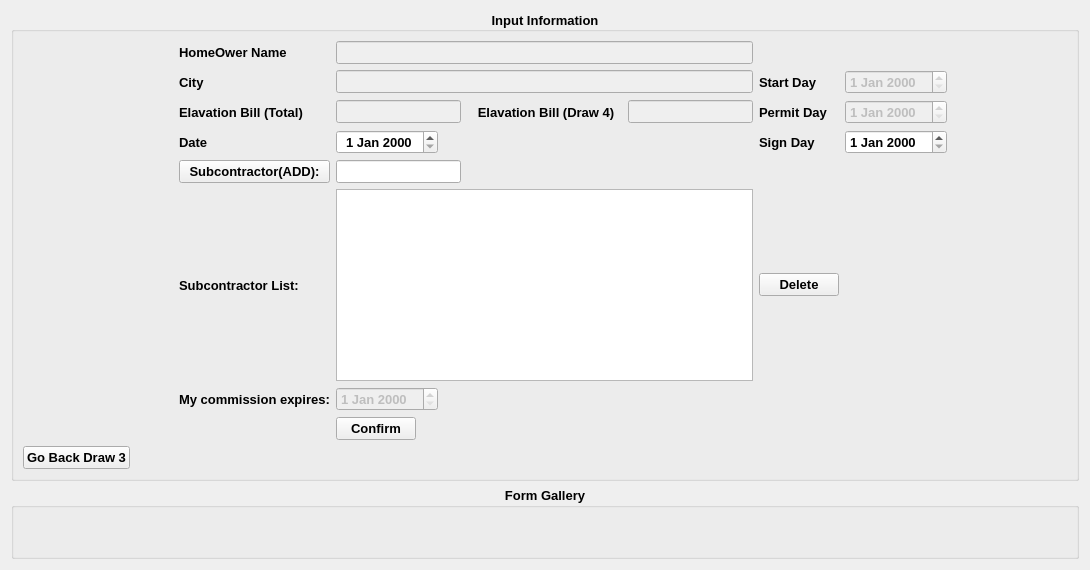
      <widget class="QWidget" name="tab_4">
       <attribute name="title">
        <string>Draw 4</string>
       </attribute>
       <layout class="QVBoxLayout" name="verticalLayout_9">
        <item>
         <widget class="QGroupBox" name="groupBox_7">
          <property name="font">
           <font>
            <pointsize>10</pointsize>
            <weight>75</weight>
            <bold>true</bold>
           </font>
          </property>
          <property name="title">
           <string>Input Information</string>
          </property>
          <property name="alignment">
           <set>Qt::AlignCenter</set>
          </property>
          <property name="flat">
           <bool>false</bool>
          </property>
          <property name="checkable">
           <bool>false</bool>
          </property>
          <layout class="QVBoxLayout" name="verticalLayout_8">
           <item>
            <layout class="QGridLayout" name="gridLayout_5">
             <item row="7" column="2">
              <widget class="QDateEdit" name="dateEdit_7">
               <property name="enabled">
                <bool>false</bool>
               </property>
               <property name="sizePolicy">
                <sizepolicy hsizetype="Fixed" vsizetype="Fixed">
                 <horstretch>0</horstretch>
                 <verstretch>0</verstretch>
                </sizepolicy>
               </property>
              </widget>
             </item>
             <item row="7" column="1">
              <widget class="QLabel" name="label_36">
               <property name="text">
                <string>My commission expires:</string>
               </property>
              </widget>
             </item>
             <item row="3" column="1">
              <widget class="QLabel" name="label_37">
               <property name="text">
                <string>Date</string>
               </property>
              </widget>
             </item>
             <item row="0" column="0">
              <spacer name="horizontalSpacer_13">
               <property name="orientation">
                <enum>Qt::Horizontal</enum>
               </property>
               <property name="sizeType">
                <enum>QSizePolicy::Preferred</enum>
               </property>
               <property name="sizeHint" stdset="0">
                <size>
                 <width>150</width>
                 <height>20</height>
                </size>
               </property>
              </spacer>
             </item>
             <item row="5" column="2">
              <layout class="QHBoxLayout" name="horizontalLayout_9">
               <item>
                <widget class="QLineEdit" name="subadd14">
                 <property name="sizePolicy">
                  <sizepolicy hsizetype="Fixed" vsizetype="Fixed">
                   <horstretch>0</horstretch>
                   <verstretch>0</verstretch>
                  </sizepolicy>
                 </property>
                </widget>
               </item>
               <item>
                <spacer name="horizontalSpacer_24">
                 <property name="orientation">
                  <enum>Qt::Horizontal</enum>
                 </property>
                 <property name="sizeHint" stdset="0">
                  <size>
                   <width>40</width>
                   <height>20</height>
                  </size>
                 </property>
                </spacer>
               </item>
              </layout>
             </item>
             <item row="3" column="2">
              <widget class="QDateEdit" name="dateEdit_6">
               <property name="enabled">
                <bool>true</bool>
               </property>
               <property name="sizePolicy">
                <sizepolicy hsizetype="Fixed" vsizetype="Fixed">
                 <horstretch>0</horstretch>
                 <verstretch>0</verstretch>
                </sizepolicy>
               </property>
               <property name="alignment">
                <set>Qt::AlignCenter</set>
               </property>
               <property name="currentSectionIndex">
                <number>1</number>
               </property>
              </widget>
             </item>
             <item row="2" column="1">
              <widget class="QLabel" name="totalbill4">
               <property name="text">
                <string>Elavation Bill (Total)  </string>
               </property>
               <property name="buddy">
                <cstring>lineEdit_3</cstring>
               </property>
              </widget>
             </item>
             <item row="11" column="2">
              <widget class="QPushButton" name="confirm_4">
               <property name="sizePolicy">
                <sizepolicy hsizetype="Fixed" vsizetype="Fixed">
                 <horstretch>0</horstretch>
                 <verstretch>0</verstretch>
                </sizepolicy>
               </property>
               <property name="font">
                <font>
                 <pointsize>10</pointsize>
                 <weight>75</weight>
                 <bold>true</bold>
                </font>
               </property>
               <property name="text">
                <string>Confirm</string>
               </property>
               <property name="autoDefault">
                <bool>false</bool>
               </property>
               <property name="default">
                <bool>false</bool>
               </property>
              </widget>
             </item>
             <item row="1" column="1">
              <widget class="QLabel" name="homecity4">
               <property name="text">
                <string>City</string>
               </property>
               <property name="buddy">
                <cstring>lineEdit_2</cstring>
               </property>
              </widget>
             </item>
             <item row="1" column="2">
              <widget class="QLineEdit" name="lineEdit_19">
               <property name="enabled">
                <bool>false</bool>
               </property>
              </widget>
             </item>
             <item row="0" column="6">
              <spacer name="horizontalSpacer_14">
               <property name="orientation">
                <enum>Qt::Horizontal</enum>
               </property>
               <property name="sizeType">
                <enum>QSizePolicy::Preferred</enum>
               </property>
               <property name="sizeHint" stdset="0">
                <size>
                 <width>40</width>
                 <height>20</height>
                </size>
               </property>
              </spacer>
             </item>
             <item row="6" column="1">
              <widget class="QLabel" name="subcontractor4">
               <property name="text">
                <string>Subcontractor List:</string>
               </property>
              </widget>
             </item>
             <item row="0" column="1">
              <widget class="QLabel" name="homename4">
               <property name="text">
                <string>HomeOwer Name</string>
               </property>
               <property name="buddy">
                <cstring>lineEdit</cstring>
               </property>
              </widget>
             </item>
             <item row="0" column="2">
              <widget class="QLineEdit" name="lineEdit_18">
               <property name="enabled">
                <bool>false</bool>
               </property>
              </widget>
             </item>
             <item row="2" column="2">
              <layout class="QHBoxLayout" name="horizontalLayout_10">
               <item>
                <widget class="QLineEdit" name="lineEdit_21">
                 <property name="enabled">
                  <bool>false</bool>
                 </property>
                </widget>
               </item>
               <item>
                <widget class="QLabel" name="label_44">
                 <property name="text">
                  <string>   Elavation Bill (Draw 4)  </string>
                 </property>
                </widget>
               </item>
               <item>
                <widget class="QLineEdit" name="lineEdit_22">
                 <property name="enabled">
                  <bool>false</bool>
                 </property>
                </widget>
               </item>
              </layout>
             </item>
             <item row="12" column="0">
              <widget class="QPushButton" name="gobackdraw3">
               <property name="sizePolicy">
                <sizepolicy hsizetype="Fixed" vsizetype="Fixed">
                 <horstretch>0</horstretch>
                 <verstretch>0</verstretch>
                </sizepolicy>
               </property>
               <property name="text">
                <string>Go Back Draw 3</string>
               </property>
              </widget>
             </item>
             <item row="6" column="5">
              <spacer name="horizontalSpacer_25">
               <property name="orientation">
                <enum>Qt::Horizontal</enum>
               </property>
               <property name="sizeHint" stdset="0">
                <size>
                 <width>60</width>
                 <height>20</height>
                </size>
               </property>
              </spacer>
             </item>
             <item row="6" column="3">
              <widget class="QPushButton" name="subdelete4">
               <property name="text">
                <string>Delete</string>
               </property>
              </widget>
             </item>
             <item row="5" column="1">
              <widget class="QPushButton" name="subadd4">
               <property name="text">
                <string>Subcontractor(ADD):</string>
               </property>
              </widget>
             </item>
             <item row="6" column="2">
              <widget class="QListWidget" name="listWidget_3">
               <property name="sizePolicy">
                <sizepolicy hsizetype="Expanding" vsizetype="Expanding">
                 <horstretch>0</horstretch>
                 <verstretch>0</verstretch>
                </sizepolicy>
               </property>
               <property name="minimumSize">
                <size>
                 <width>20</width>
                 <height>20</height>
                </size>
               </property>
               <property name="baseSize">
                <size>
                 <width>60</width>
                 <height>60</height>
                </size>
               </property>
              </widget>
             </item>
             <item row="1" column="5">
              <widget class="QDateEdit" name="start_day4">
               <property name="enabled">
                <bool>false</bool>
               </property>
               <property name="sizePolicy">
                <sizepolicy hsizetype="Fixed" vsizetype="Fixed">
                 <horstretch>0</horstretch>
                 <verstretch>0</verstretch>
                </sizepolicy>
               </property>
              </widget>
             </item>
             <item row="2" column="3">
              <widget class="QLabel" name="label_28">
               <property name="text">
                <string>Permit Day</string>
               </property>
              </widget>
             </item>
             <item row="3" column="3">
              <widget class="QLabel" name="label_30">
               <property name="text">
                <string>Sign Day</string>
               </property>
              </widget>
             </item>
             <item row="1" column="3">
              <widget class="QLabel" name="label_22">
               <property name="text">
                <string>Start Day</string>
               </property>
              </widget>
             </item>
             <item row="2" column="5">
              <widget class="QDateEdit" name="Permit_day4">
               <property name="enabled">
                <bool>false</bool>
               </property>
               <property name="sizePolicy">
                <sizepolicy hsizetype="Fixed" vsizetype="Fixed">
                 <horstretch>0</horstretch>
                 <verstretch>0</verstretch>
                </sizepolicy>
               </property>
              </widget>
             </item>
             <item row="3" column="5">
              <widget class="QDateEdit" name="sign_day4">
               <property name="sizePolicy">
                <sizepolicy hsizetype="Fixed" vsizetype="Fixed">
                 <horstretch>0</horstretch>
                 <verstretch>0</verstretch>
                </sizepolicy>
               </property>
              </widget>
             </item>
             <item row="1" column="6">
              <spacer name="horizontalSpacer_26">
               <property name="orientation">
                <enum>Qt::Horizontal</enum>
               </property>
               <property name="sizeHint" stdset="0">
                <size>
                 <width>40</width>
                 <height>20</height>
                </size>
               </property>
              </spacer>
             </item>
             <item row="0" column="7">
              <spacer name="horizontalSpacer_27">
               <property name="orientation">
                <enum>Qt::Horizontal</enum>
               </property>
               <property name="sizeType">
                <enum>QSizePolicy::Fixed</enum>
               </property>
               <property name="sizeHint" stdset="0">
                <size>
                 <width>80</width>
                 <height>20</height>
                </size>
               </property>
              </spacer>
             </item>
            </layout>
           </item>
          </layout>
         </widget>
        </item>
        <item>
         <widget class="QGroupBox" name="groupBox_8">
          <property name="font">
           <font>
            <pointsize>10</pointsize>
            <weight>75</weight>
            <bold>true</bold>
           </font>
          </property>
          <property name="title">
           <string>Form Gallery</string>
          </property>
          <property name="alignment">
           <set>Qt::AlignHCenter|Qt::AlignTop</set>
          </property>
          <layout class="QHBoxLayout" name="horizontalLayout_11">
           <item>
            <spacer name="horizontalSpacer_15">
             <property name="orientation">
              <enum>Qt::Horizontal</enum>
             </property>
             <property name="sizeType">
              <enum>QSizePolicy::Fixed</enum>
             </property>
             <property name="sizeHint" stdset="0">
              <size>
               <width>150</width>
               <height>30</height>
              </size>
             </property>
            </spacer>
           </item>
           <item>
            <widget class="QLabel" name="label_45">
             <property name="text">
              <string>&lt;html&gt;&lt;head/&gt;&lt;body&gt;&lt;p&gt;&lt;img src=&quot;:/newPrefix/images/Draw_FEMA_Home_Evelation_Program.png&quot;/&gt;&lt;/p&gt;&lt;/body&gt;&lt;/html&gt;</string>
             </property>
            </widget>
           </item>
           <item>
            <widget class="QLabel" name="label_46">
             <property name="text">
              <string>&lt;html&gt;&lt;head/&gt;&lt;body&gt;&lt;p&gt;&lt;img src=&quot;:/newPrefix/images/Elevation_Contract_for_Grant_Eligible_Cost-1.png&quot;/&gt;&lt;/p&gt;&lt;/body&gt;&lt;/html&gt;</string>
             </property>
            </widget>
           </item>
           <item>
            <widget class="QLabel" name="label_47">
             <property name="text">
              <string>&lt;html&gt;&lt;head/&gt;&lt;body&gt;&lt;p&gt;&lt;img src=&quot;:/newPrefix/images/Excel.png&quot;/&gt;&lt;/p&gt;&lt;/body&gt;&lt;/html&gt;</string>
             </property>
            </widget>
           </item>
           <item>
            <widget class="QLabel" name="label_48">
             <property name="text">
              <string>&lt;html&gt;&lt;head/&gt;&lt;body&gt;&lt;p&gt;&lt;img src=&quot;:/newPrefix/images/resizelien.png&quot;/&gt;&lt;/p&gt;&lt;/body&gt;&lt;/html&gt;</string>
             </property>
            </widget>
           </item>
           <item>
            <spacer name="horizontalSpacer_16">
             <property name="orientation">
              <enum>Qt::Horizontal</enum>
             </property>
             <property name="sizeType">
              <enum>QSizePolicy::Fixed</enum>
             </property>
             <property name="sizeHint" stdset="0">
              <size>
               <width>60</width>
               <height>30</height>
              </size>
             </property>
            </spacer>
           </item>
          </layout>
         </widget>
        </item>
       </layout>
      </widget>
